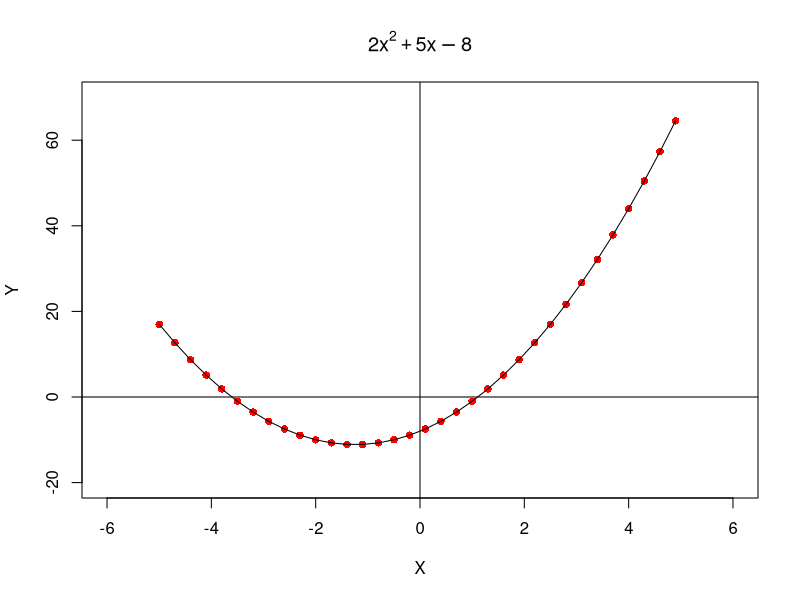

Recreate this plot in R.
#!/usr/bin/env R

x <- seq(-5, 5, 0.3)
y <- 2*x^2 + 5*x-8
plot(x, y, pch = 16, col = "red", xlim = c(-6, 6), ylim = c(-20, 70), main = expression(2*x^2 + 5*x - 8), xlab = "X" , ylab = "Y")
lines(x, y)
abline(h = 0)
abline(v = 0)
